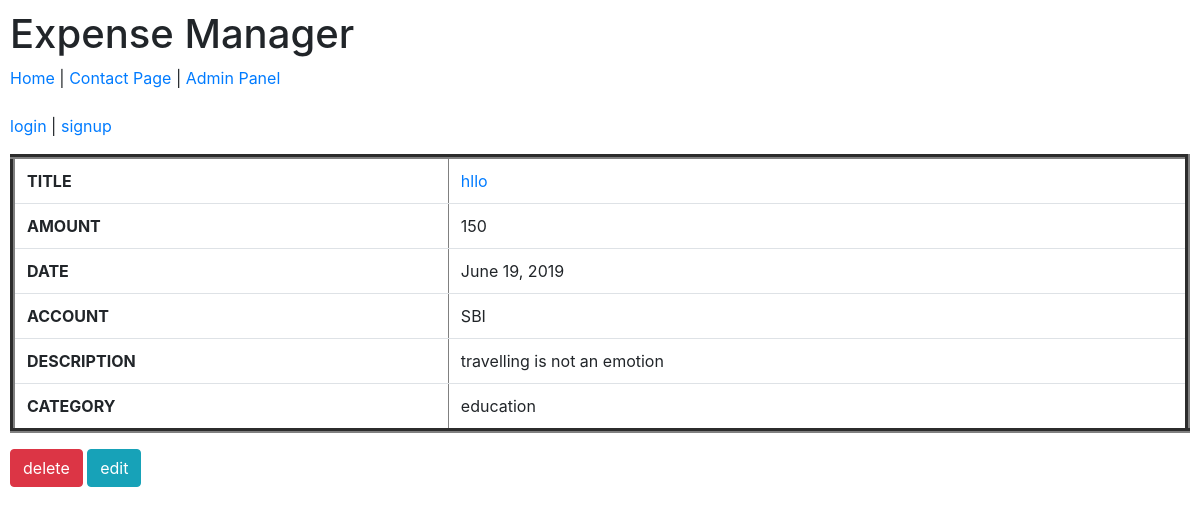
Screenshot of /view/3/ with the database file from the repository.
### budget/models.py (models this page shows, shortened)
class ExpenseItem(models.Model):
    title = models.CharField('Title', max_length=100)
    amount = models.IntegerField('Amount', default=0)
    category = models.ForeignKey(ExpenseCategory, on_delete=models.CASCADE , blank=True, null=True)
    description = models.CharField('Description', max_length=200, blank=True, null=True)
    date = models.DateField('Date', max_length=200)
    account = models.ForeignKey(ExpenseAccount, on_delete=models.CASCADE)

class ExpenseAccount(models.Model):
    title = models.CharField('title', max_length=100)
    balance = models.IntegerField('balance', default=0)
    description = models.CharField('Description', max_length=200, blank=True, null=True)
    def __str__(self):
        return self.title

class ExpenseCategory(models.Model):
    title = models.CharField('title', max_length=100)
    description = models.CharField('Description', max_length=200, blank=True, null=True)
    def __str__(self):
        return self.title

### budget/views.py (the view)
# urls.py: url(r'^view/(?P<pk>\w+)/$',views.DetailItemView.as_view()),
class DetailItemView(DetailView):
    queryset = ExpenseItem.objects.all()

### templates/budget/expenseitem_detail.html
{% extends 'base.html' %}
{% block content %}
<table border='5'  cellspacing='2' class="table">
        <tr>
            <th>TITLE</th><td><a href="/view/{{object.id}}/">{{object.title|lower}}</a></td>
        </tr>
        <tr>
            <th>AMOUNT</th><td>{{object.amount}}</td>
        </tr>
        <tr>
            <th>DATE</th><td>{{object.date}}</td>
        </tr>
        <tr>
            <th>ACCOUNT</th><td>{{object.account}}</td>
        </tr>
        <tr>
            <th>DESCRIPTION</th><td>{{object.description}}</td>
        </tr>
        <tr>
            <th>CATEGORY</th><td>{{object.category|lower}}</td>
        </tr>
</table>
<a href="/view/{{object.id}}/delete"> <input type="button" value="delete" class="btn btn-danger"></a>
<a href="/view/{{object.id}}/edit"> <input type="button" value="edit" class="btn btn-info"></a>
{% endblock %}

### rows the page displays
ExpenseItem: title "hllo", amount "150", date "June 19, 2019", account "SBI", description "travelling is not an emotion", category "education"
